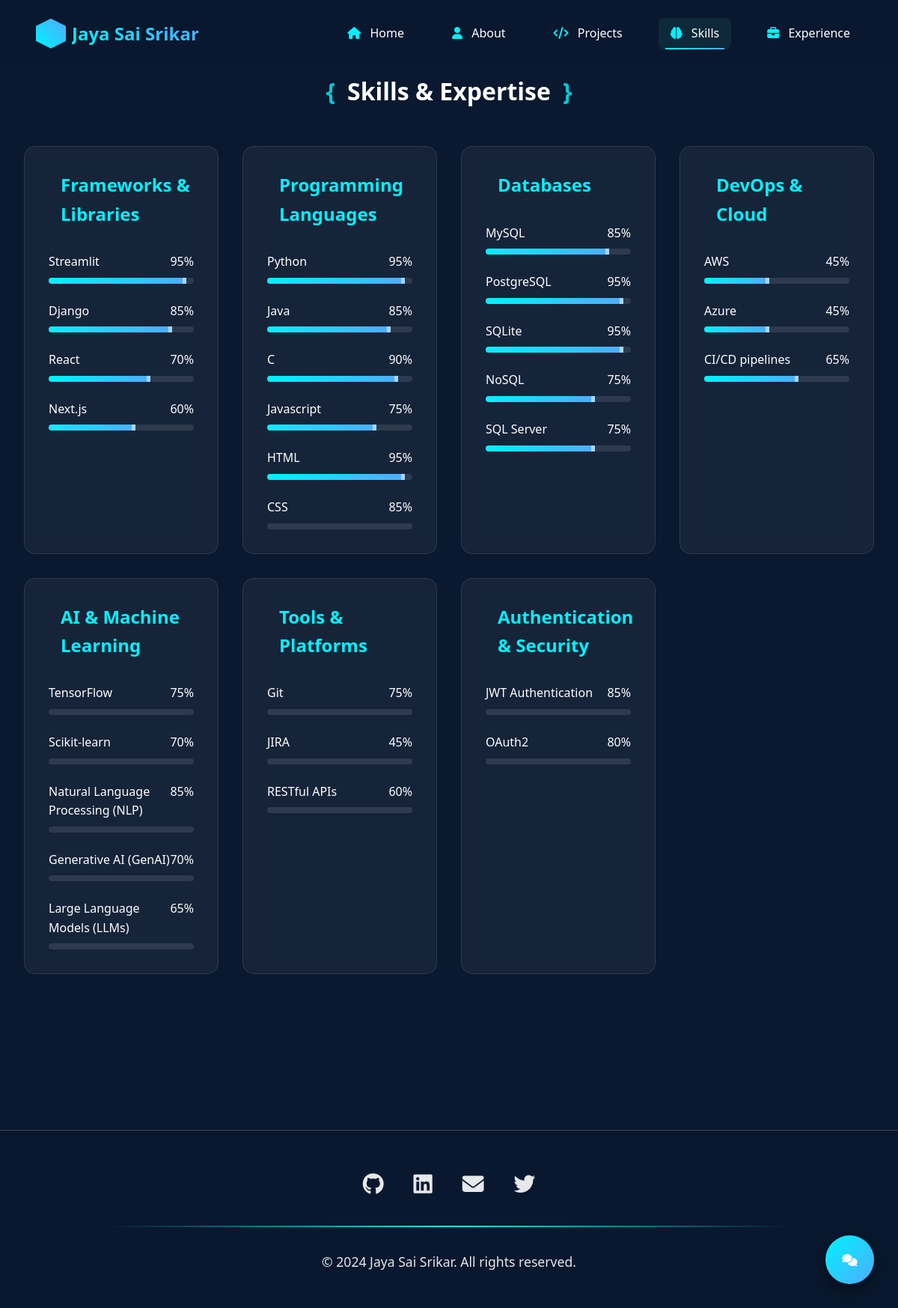
Screenshot of /skills/ with the database file from the repository.
### core/models.py (models this page shows, shortened)
class SkillCategory(models.Model):
    name = models.CharField(max_length=100)
    icon = models.CharField(max_length=50, blank=True)  # For FontAwesome icons
    class Meta:
        verbose_name_plural = 'Skill categories'

class Skill(models.Model):
    name = models.CharField(max_length=100)
    percentage = models.IntegerField(
        validators=[MinValueValidator(0), MaxValueValidator(100)]
    )
    category = models.ForeignKey(
        'SkillCategory',
        on_delete=models.CASCADE,
        related_name='skills'
    )

### core/views.py (the view)
# urls.py: path('skills/', views.skills, name='skills'),
def skills(request):
    context = {
        'skill_categories': SkillCategory.objects.prefetch_related('skills').all()
    }
    return render(request, 'core/skills.html', context)

### core/templatetags/custom_filters.py (called while the page is built)
@register.filter
def multiply(value, arg):
    try:
        return int(value) * int(arg)
    except (ValueError, TypeError):
        return ''

### templates/core/skills.html (shortened to what this page needs)
{% extends 'core/base.html' %}
{% load custom_filters %}
{% block content %}
<div class="skills-section">
    <div class="skills-container">
        <div class="section-header" data-aos="fade-down">
            <div class="section-title">
                <span class="bracket">{</span>
                <h1>Skills & Expertise</h1>
                <span class="bracket">}</span>
            </div>
        </div>
        <div class="skills-grid">
            {% for category in skill_categories %}
                <div class="skill-category" data-aos="fade-up" data-aos-delay="{{ forloop.counter|multiply:100 }}">
                    <div class="category-header">
                        <h2>{{ category.name }}</h2>
                    </div>
                    <div class="skills-list">
                        {% for skill in category.skills.all %}
                            <div class="skill-item">
                                <div class="skill-info">
                                    <span class="skill-name">{{ skill.name }}</span>
                                    <span class="skill-percentage">{{ skill.percentage }}%</span>
                                </div>
                                <div class="skill-bar-container">
                                    <div class="skill-bar" data-percentage="{{ skill.percentage }}">
                                        <div class="skill-progress"></div>
                                    </div>
                                </div>
                            </div>
                        {% endfor %}
                    </div>
                </div>
            {% endfor %}
        </div>
    </div>
</div>
{% endblock %}

### static/css/style.css (style rules this page uses)
:root { --primary-color: #00f2fe; --secondary-color: #4facfe; --accent-color: #f093fb; --text-color: #ffffff; --bg-color: #0a192f; --nav-bg: rgba(10, 25, 47, 0.85); }
* { margin: 0; padding: 0; box-sizing: border-box; }
html { scroll-behavior: smooth; }
body { font-family: 'Segoe UI', Tahoma, Geneva, Verdana, sans-serif; background-color: var(--bg-color); color: var(--text-color); line-height: 1.6; position: relative; min-height: 100vh; cursor: none; }
.section-title { display: flex; align-items: center; justify-content: center; gap: 1rem; }
.bracket { font-size: 2rem; color: var(--primary-color); font-weight: bold; opacity: 0.8; }
.skills-section { padding: 6rem 2rem; min-height: 100vh; }
.skills-container { max-width: 1200px; margin: 0 auto; }
.skills-grid { display: grid; grid-template-columns: repeat(auto-fit, minmax(300px, 1fr)); gap: 2rem; margin-top: 3rem; }
.skill-category { background: rgba(255, 255, 255, 0.05); border-radius: 15px; padding: 2rem; backdrop-filter: blur(10px); border: 1px solid rgba(255, 255, 255, 0.1); transition: transform 0.3s ease; }
.category-header { display: flex; align-items: center; gap: 1rem; margin-bottom: 2rem; color: var(--primary-color); }
.skills-list { display: flex; flex-direction: column; gap: 1.5rem; }
.skill-info { display: flex; justify-content: space-between; margin-bottom: 0.5rem; }
.skill-bar-container { height: 8px; background: rgba(255, 255, 255, 0.1); border-radius: 4px; overflow: hidden; position: relative; }
.skill-bar { width: 100%; height: 100%; position: relative; }
.skill-progress { position: absolute; top: 0; left: 0; height: 100%; background: linear-gradient(90deg, var(--primary-color), var(--secondary-color)); width: 0; opacity: 0; transition: width 1s ease, opacity 0.5s ease; }
.skill-progress::after { content: ''; position: absolute; top: 0; right: 0; width: 5px; height: 100%; background: rgba(255, 255, 255, 0.5); animation: pulse 1.5s infinite; }
.skills-grid { display: grid; grid-template-columns: repeat(auto-fit, minmax(250px, 1fr)); gap: 2rem; margin: 3rem 0; }

### rows the page displays
SkillCategory: name "Frameworks & Libraries"
Skill: name "Streamlit", percentage "95"
Skill: name "Django", percentage "85"
Skill: name "React", percentage "70"
Skill: name "Next.js", percentage "60"
SkillCategory: name "Programming Languages"
Skill: name "Python", percentage "95"
Skill: name "Java", percentage "85"
Skill: name "C", percentage "90"
Skill: name "Javascript", percentage "75"
Skill: name "HTML", percentage "95"
Skill: name "CSS", percentage "85"
SkillCategory: name "Databases"
Skill: name "MySQL", percentage "85"
Skill: name "PostgreSQL", percentage "95"
Skill: name "SQLite", percentage "95"
Skill: name "NoSQL", percentage "75"
Skill: name "SQL Server", percentage "75"
SkillCategory: name "DevOps & Cloud"
Skill: name "AWS", percentage "45"
Skill: name "Azure", percentage "45"
Skill: name "CI/CD pipelines", percentage "65"
SkillCategory: name "AI & Machine Learning"
Skill: name "TensorFlow", percentage "75"
Skill: name "Scikit-learn", percentage "70"
Skill: name "Natural Language Processing (NLP)", percentage "85"
Skill: name "Generative AI (GenAI)", percentage "70"
Skill: name "Large Language Models (LLMs)", percentage "65"
SkillCategory: name "Tools & Platforms"
Skill: name "Git", percentage "75"
Skill: name "JIRA", percentage "45"
Skill: name "RESTful APIs", percentage "60"
SkillCategory: name "Authentication & Security"
Skill: name "JWT Authentication", percentage "85"
Skill: name "OAuth2", percentage "80"
